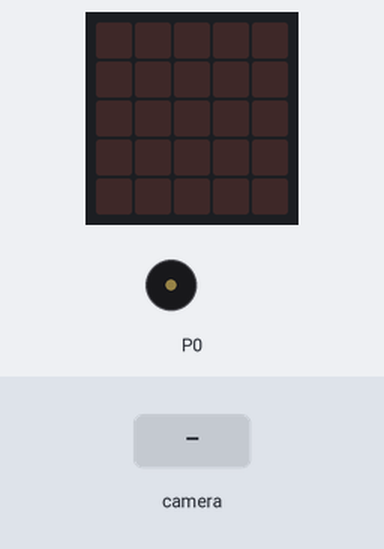
This program was run on a simulated BBC micro:bit (MakeCode). Shown: the board's 5×5 LED display, buzzer (waves = sounding). The test bench sets the inputs (shaded band).

Above: at 1.2 s.
1.3 s: the camera recognises learned object ID1 for 2 s
At 2.07 s:
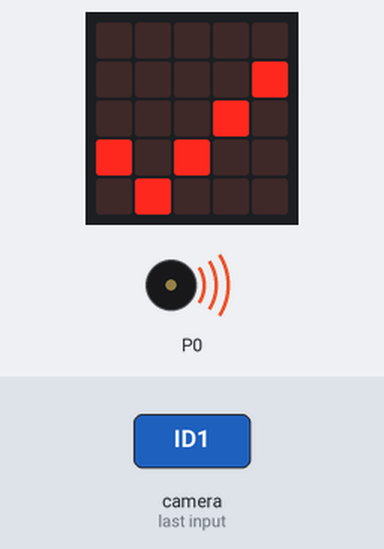
At 4.8 s:
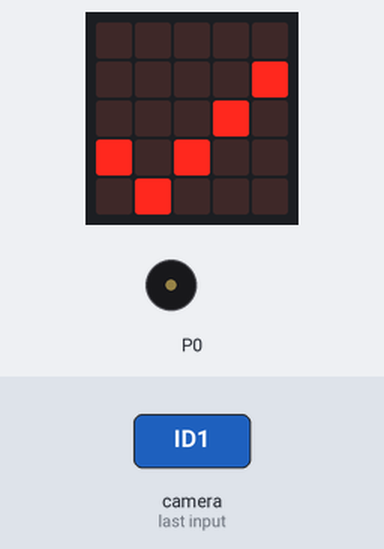
Timing chart, 0 to 6.3 s (numbered marks = the images above; inputs shaded):
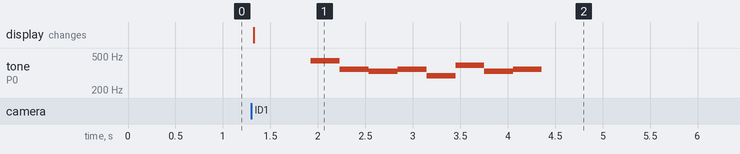

Measured:
- after the input at 1.3 s, tone on P0: plays 440 Hz for 0.31 s, 349 Hz for 0.31 s, 330 Hz for 0.31 s, 349 Hz for 0.31 s, 294 Hz for 0.31 s, 392 Hz for 0.31 s … (8 notes in this stretch), starting after 0.63 s; the display: changes at once (image 1)

The program:

main.ts
```typescript
huskylens.initI2c()
huskylens.initMode(protocolAlgorithm.ALGORITHM_FACE_RECOGNITION)
basic.forever(function () {
    huskylens.request()
    if (huskylens.isLearned(1)) {
        if (huskylens.isAppear_s(HUSKYLENSResultType_t.HUSKYLENSResultBlock)) {
            if (huskylens.isAppear(1, HUSKYLENSResultType_t.HUSKYLENSResultBlock)) {
                basic.showIcon(IconNames.Yes)
                music.playMelody("A F E F D G E F ", 199)
            } else {
                basic.showIcon(IconNames.No)
                music.playTone(147, music.beat(BeatFraction.Whole))
            }
        }
    }
    basic.pause(100)
})
```

test.ts
```typescript
// les tests vont ici ; cela ne sera pas compilé si ce paquet est utilisé en tant qu'extension.
```
